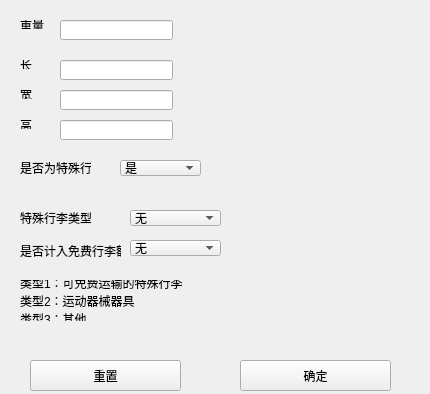
<?xml version="1.0" encoding="UTF-8"?>
<ui version="4.0">
 <class>Form</class>
 <widget class="QWidget" name="Form">
  <property name="geometry">
   <rect>
    <x>0</x>
    <y>0</y>
    <width>430</width>
    <height>394</height>
   </rect>
  </property>
  <property name="windowTitle">
   <string>行李详细信息</string>
  </property>
  <property name="windowIcon">
   <iconset>
    <normaloff>C:/Users/fyrhythm/Pictures/1239651.gif</normaloff>C:/Users/fyrhythm/Pictures/1239651.gif</iconset>
  </property>
  <widget class="QLabel" name="label">
   <property name="geometry">
    <rect>
     <x>20</x>
     <y>20</y>
     <width>41</width>
     <height>9</height>
    </rect>
   </property>
   <property name="text">
    <string>重量</string>
   </property>
  </widget>
  <widget class="QLabel" name="label_2">
   <property name="geometry">
    <rect>
     <x>20</x>
     <y>60</y>
     <width>41</width>
     <height>9</height>
    </rect>
   </property>
   <property name="text">
    <string>长</string>
   </property>
  </widget>
  <widget class="QLabel" name="label_3">
   <property name="geometry">
    <rect>
     <x>20</x>
     <y>160</y>
     <width>71</width>
     <height>16</height>
    </rect>
   </property>
   <property name="text">
    <string>是否为特殊行李</string>
   </property>
  </widget>
  <widget class="QLineEdit" name="weight">
   <property name="geometry">
    <rect>
     <x>60</x>
     <y>20</y>
     <width>113</width>
     <height>20</height>
    </rect>
   </property>
  </widget>
  <widget class="QLineEdit" name="long_2">
   <property name="geometry">
    <rect>
     <x>60</x>
     <y>60</y>
     <width>113</width>
     <height>20</height>
    </rect>
   </property>
  </widget>
  <widget class="QLabel" name="label_4">
   <property name="geometry">
    <rect>
     <x>20</x>
     <y>210</y>
     <width>71</width>
     <height>16</height>
    </rect>
   </property>
   <property name="text">
    <string>特殊行李类型</string>
   </property>
  </widget>
  <widget class="QLabel" name="label_5">
   <property name="geometry">
    <rect>
     <x>20</x>
     <y>240</y>
     <width>101</width>
     <height>21</height>
    </rect>
   </property>
   <property name="text">
    <string>是否计入免费行李额</string>
   </property>
  </widget>
  <widget class="QComboBox" name="stype">
   <property name="geometry">
    <rect>
     <x>130</x>
     <y>210</y>
     <width>91</width>
     <height>16</height>
    </rect>
   </property>
   <item>
    <property name="text">
     <string>无</string>
    </property>
   </item>
   <item>
    <property name="text">
     <string>类型1</string>
    </property>
   </item>
   <item>
    <property name="text">
     <string>类型2</string>
    </property>
   </item>
   <item>
    <property name="text">
     <string>类型3</string>
    </property>
   </item>
  </widget>
  <widget class="QLabel" name="label_6">
   <property name="geometry">
    <rect>
     <x>20</x>
     <y>280</y>
     <width>191</width>
     <height>41</height>
    </rect>
   </property>
   <property name="text">
    <string>类型1：可免费运输的特殊行李
类型2：运动器械器具
类型3：其他</string>
   </property>
  </widget>
  <widget class="QLabel" name="label_7">
   <property name="geometry">
    <rect>
     <x>20</x>
     <y>90</y>
     <width>41</width>
     <height>9</height>
    </rect>
   </property>
   <property name="text">
    <string>宽</string>
   </property>
  </widget>
  <widget class="QLineEdit" name="width">
   <property name="geometry">
    <rect>
     <x>60</x>
     <y>90</y>
     <width>113</width>
     <height>20</height>
    </rect>
   </property>
  </widget>
  <widget class="QLabel" name="label_8">
   <property name="geometry">
    <rect>
     <x>20</x>
     <y>120</y>
     <width>41</width>
     <height>9</height>
    </rect>
   </property>
   <property name="text">
    <string>高</string>
   </property>
  </widget>
  <widget class="QLineEdit" name="height">
   <property name="geometry">
    <rect>
     <x>60</x>
     <y>120</y>
     <width>113</width>
     <height>20</height>
    </rect>
   </property>
  </widget>
  <widget class="QPushButton" name="redo">
   <property name="geometry">
    <rect>
     <x>30</x>
     <y>360</y>
     <width>151</width>
     <height>31</height>
    </rect>
   </property>
   <property name="text">
    <string>重置</string>
   </property>
  </widget>
  <widget class="QPushButton" name="confirm">
   <property name="geometry">
    <rect>
     <x>240</x>
     <y>360</y>
     <width>151</width>
     <height>31</height>
    </rect>
   </property>
   <property name="text">
    <string>确定</string>
   </property>
  </widget>
  <widget class="QComboBox" name="special">
   <property name="geometry">
    <rect>
     <x>120</x>
     <y>160</y>
     <width>81</width>
     <height>16</height>
    </rect>
   </property>
   <item>
    <property name="text">
     <string>是</string>
    </property>
   </item>
   <item>
    <property name="text">
     <string>否</string>
    </property>
   </item>
  </widget>
  <widget class="QComboBox" name="comboBox_2">
   <property name="geometry">
    <rect>
     <x>130</x>
     <y>240</y>
     <width>91</width>
     <height>16</height>
    </rect>
   </property>
   <item>
    <property name="text">
     <string>无</string>
    </property>
   </item>
   <item>
    <property name="text">
     <string>是</string>
    </property>
   </item>
   <item>
    <property name="text">
     <string>否</string>
    </property>
   </item>
  </widget>
 </widget>
 <resources/>
 <connections/>
</ui>
